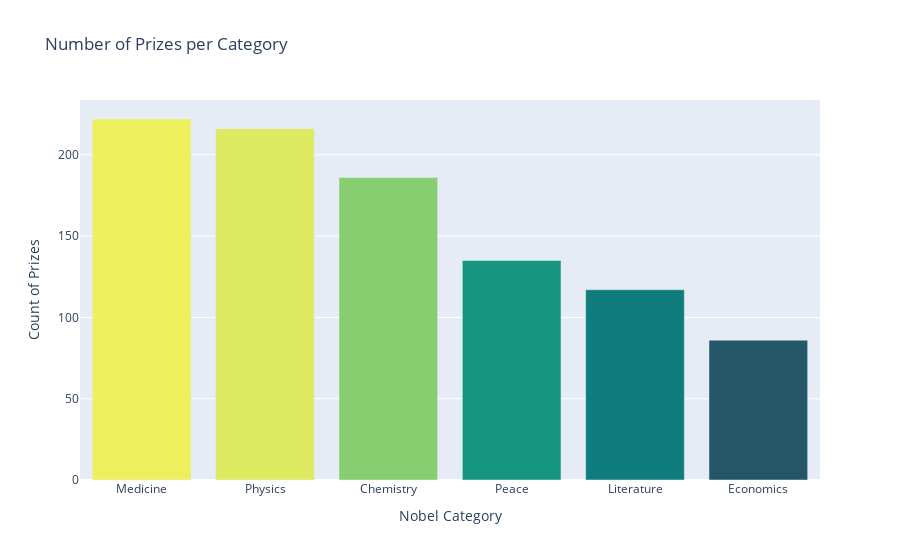

Here is the notebook cell this chart was saved with:
### Markdown cell above
# Number of Prizes per Category

**Challenge**: 
* In how many categories are prizes awarded? 
* Create a plotly bar chart with the number of prizes awarded by category. 
* Use the color scale called `Aggrnyl` to colour the chart, but don't show a color axis.
* Which category has the most number of prizes awarded? 
* Which category has the fewest number of prizes awarded?

### Code cell
per_cat = df_data.category.value_counts()

v_bar = px.bar(
    x = per_cat.index,
    y = per_cat.values,
    color = per_cat.values,
    color_continuous_scale = 'Aggrnyl',
    title = 'Number of Prizes per Category'
)

v_bar.update_layout(
    xaxis_title = 'Nobel Category',
    coloraxis_showscale = False,
    yaxis_title = 'Count of Prizes'
)
v_bar.show()

### Figure 1 — Plotly figure (JSON) as saved in the notebook; plotly's stock layout.template omitted (floating-point values rounded to 4 significant figures)
{"data": [{"alignmentgroup": "True", "hovertemplate": "x=%{x}<br>y=%{y}<br>color=%{marker.color}<extra></extra>", "legendgroup": "", "marker": {"color": [222, 216, 186, 135, 117, 86], "coloraxis": "coloraxis"}, "name": "", "offsetgroup": "", "orientation": "v", "showlegend": false, "textposition": "auto", "type": "bar", "x": ["Medicine", "Physics", "Chemistry", "Peace", "Literature", "Economics"], "xaxis": "x", "y": [222, 216, 186, 135, 117, 86], "yaxis": "y"}], "layout": {"barmode": "relative", "coloraxis": {"colorbar": {"title": {"text": "color"}}, "colorscale": [[0, "rgb(36, 86, 104)"], [0.1667, "rgb(15, 114, 121)"], [0.3333, "rgb(13, 143, 129)"], [0.5, "rgb(57, 171, 126)"], [0.6667, "rgb(110, 197, 116)"], [0.8333, "rgb(169, 220, 103)"], [1, "rgb(237, 239, 93)"]], "showscale": false}, "legend": {"tracegroupgap": 0}, "title": {"text": "Number of Prizes per Category"}, "xaxis": {"anchor": "y", "domain": [0, 1], "title": {"text": "Nobel Category"}}, "yaxis": {"anchor": "x", "domain": [0, 1], "title": {"text": "Count of Prizes"}}}}
